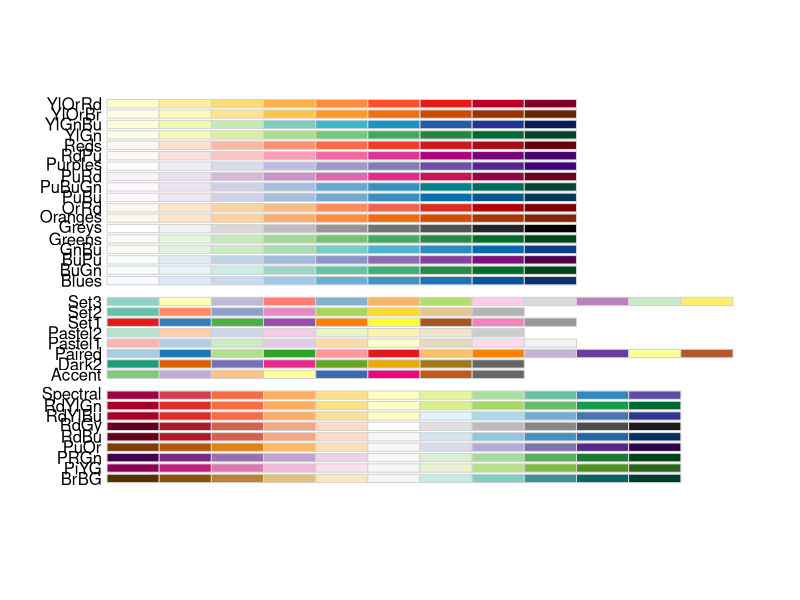
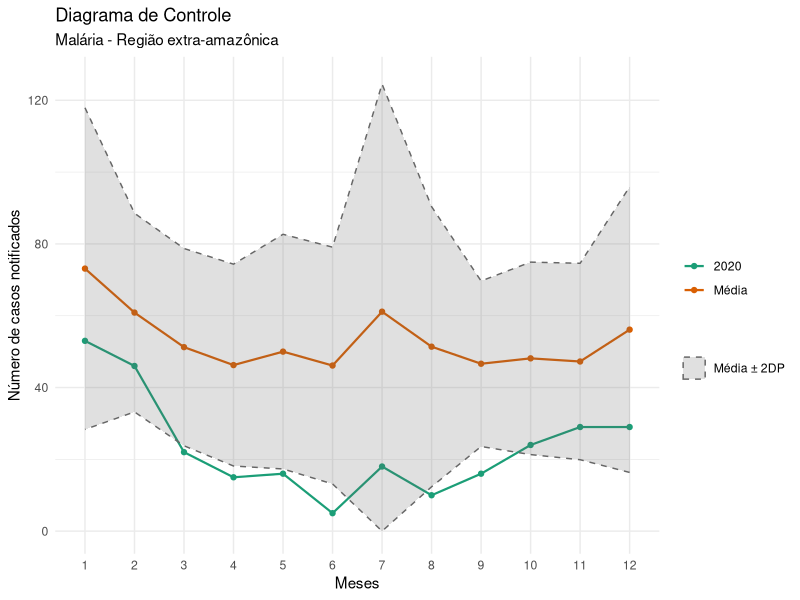
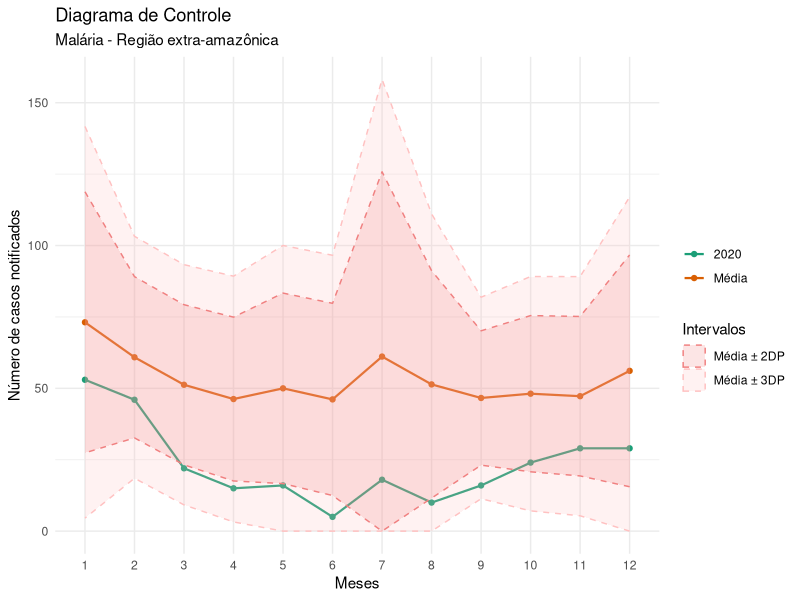

These figures' R source, in order:
###############################
## DIAGRAMA DE CONTROLE NO R ##
##  NATALIA PAIVA IESC-UFRJ  ##
###############################

############
### Exemplo
###########

# MALÁRIA - Casos confirmados por Mês 1º Sintoma(s) e Ano 1º Sintoma(s)
# Sistema de Informação de Agravos de Notificação  (SINAN)
# Local: Brasil (região extra-amazônica)
# Período: 2012 - 2020

# Download em 23/11/21

# Mude o diretorio e diga ao R qual pasta do pc estamos trabalhando
# Session >> Set working directory >> choose directory

# Instalar o pacotes que usaremos, se necessario
# Lembre de instalar apenas 1 vez no pc!

#install.packages("readxl") # para importar arquivo extensao xlsx
#install.packages("dplyr") # manipular base de dados usando %>%
#install.packages("ggplot2") # grafico - diagrama
#install.packages("RColorBrewer") # paleta de cores

# Vamos chamar os pacotes que usaremos
library(readxl)  # para importar arquivo extensao xlsx
library(dplyr)   # manipular base de dados usando %>%
library(ggplot2) # grafico - diagrama
library(RColorBrewer) # paleta de cores

# veja as cores do pacote em
display.brewer.all()

# cores basicas do R em http://www.stat.columbia.edu/~tzheng/files/Rcolor.pdf

####
## IMPORTANDO BASE DE DADOS
####


# Leitura do arquivo xlsx do pc  
dados <-  read_excel("malaria_extra-amaz_2012-2020.xlsx", range = "A4:M13")


dados

####
## DIAGRAMA DE CONTROLE - intervalo: media -+ 1.96 * DP
####


# para o conjunto de dados com meses nas colunas e anos nas linhas:

# criando media, desvio padrao e limites p/ cada mes 
# Vamos considerar: LI = media - 1.96 * DP ; LS = media + 1.96 * DP

# Vamos usar dados exceto a coluna 1 ou seja dados[,-1]
# nao vamos considerar o ultimo ano para media e desvio , nesse caso 2020 ou seja dados[-nrow(dados), ]
## MARGIN = 1 vai aplicar função nas linhas ; MARGIN = 2 vai aplicar função nas  colunas
## FUN eh a funcao: summary, mean, sd...



(media <- apply(dados[-nrow(dados),-1], MARGIN = 2, FUN =  mean))
(DP <-  apply(dados[-nrow(dados),-1],  MARGIN =  2, FUN = sd))


# CRIANDO O DATA.FRAME DO DIAGRAMA

diagrama <- data.frame(meses = rep(1:12, 2),
                       tipo = rep(c("Média", "2020"), each = 12), 
                       Intervalo = rep("Intervalo", 24),
                       valor = c(media, t(dados[nrow(dados),-1])),
                       DP = rep(DP, 2))
diagrama

diagrama$meses <- as.factor(diagrama$meses)


# Diagrama de Controle: intervalo Media +- 2 DP

ggplot(data= diagrama, aes(x= meses, y= valor, group= tipo, color= tipo)) +
  geom_line(size = 0.75) + geom_point()+
  scale_color_brewer(palette= "Dark2")+ # paleta de cores - pode ser Set1, Set2, Dark1...
  geom_ribbon(data = diagrama[1:12,], 
              aes(ymin= ifelse((valor - 1.96*DP) < 0, 0, valor - 1.96*DP),
                  ymax= valor + 1.96*DP, fill = "Intervalo"),
              alpha=.2, outline.type = "both", linetype = "dashed", col = "gray40")+
  scale_fill_manual(name='', values=c("Intervalo" = "grey40"),
                    labels = c(paste("Média ", " 2DP", sep = "\u00B1"))) +
  ylim(0, max(diagrama$valor + 2.0*diagrama$DP)) +
  labs(title = "Diagrama de Controle",
       subtitle = "Malária - Região extra-amazônica",
       y= "Número de casos notificados",
       x = "Meses",
       color = "")+
  theme_minimal()
  

### Diagrama de Controle: Media -+ 2 DP e Media +- 3 DP


ggplot(data= diagrama, aes(x= meses, y= valor, group= tipo, color= tipo)) +
  geom_line(size = 0.75) + geom_point()+
  scale_color_brewer(palette= "Dark2")+ # paleta de cores - pode ser Set1, Set2, Dark1...
  geom_ribbon(data = diagrama[1:12,], 
              aes(ymin= ifelse((valor - 3*DP) < 0, 0, valor - 3*DP), # se menor que 0, recebe 0
                  ymax= valor + 3*DP, fill = "Média -+ 3DP"),
              alpha=.2, outline.type = "both", linetype = "dashed", col = "rosybrown1")+
  geom_ribbon(data = diagrama[1:12,], 
              aes(ymin= ifelse((valor - 2*DP) < 0, 0, valor - 2*DP),
                  ymax= valor + 2*DP, fill = "Média -+ 2DP"),
              alpha=.2, outline.type = "both", linetype = "dashed", col = "lightcoral")+
  ylim(0, max(diagrama$valor + 3.0*diagrama$DP)) +
  scale_fill_manual(name='Intervalos', values=c("Média -+ 2DP" = "lightcoral", # rosa mais escuro
                                      "Média -+ 3DP" = "rosybrown1"), # rosa mais claro
                    labels = c(paste("Média ", " 2DP", sep = "\u00B1"), # vamos colocar +- de forma elegante
                               paste("Média ", " 3DP", sep = "\u00B1"))) +
  labs(title = "Diagrama de Controle",
       subtitle = "Malária - Região extra-amazônica",
       y= "Número de casos notificados",
       x = "Meses",
       color = "")+
  theme_minimal()


#### Existem formas mais elegantes ou simples de fazer diagrama de controle no R? 
#### Não tenha dúvidas, mas está ai uma maneira...

#### Inclusive tem outras formas para definir os limites inferior e superior,
#### excluir valores min e max dos anos, olhar medias moveis....


